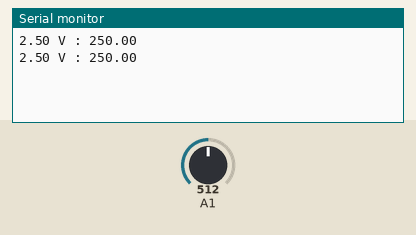
The sketch below on a simulated Arduino Uno, built with avr-gcc and run on an emulated ATmega328P. Parts: the last lines printed to the serial monitor. The test bench sets the inputs (shaded band); at power-on: A1 = 512.

Above: at 1.8 s.
1.9 s: A1 set to 716
At 2.8 s:
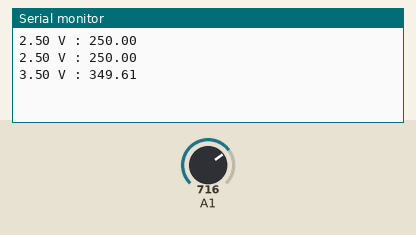
3.4 s: A1 set to 900
At 4.9 s:
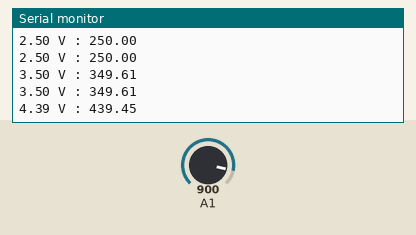
Timing chart, 0 to 6.4 s (numbered marks = the images above; inputs shaded):
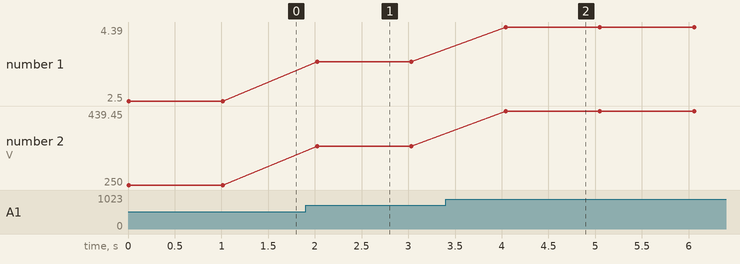

The sketch:

HW10_1.ino
```cpp
#include <SoftwareSerial.h>
SoftwareSerial mySerial(4, 5);

void setup() {
  mySerial.begin(9600);
  Serial.begin(9600);
}

void loop() {
  // put your main code here, to run repeatedly:
  int reading = analogRead(55);
  float voltage = reading * 5.0 / 1024.0;
  float temp = voltage * 100;

  mySerial.print(String(temp, 2) + '\n');

  Serial.print(voltage);
  Serial.print(" V : ");
  Serial.println(temp);
  delay(1000);
}
```

Measured:
- after the input at 1.9 s, the serial monitor: prints a new line after 0.13 s (image 1)
- after the input at 3.4 s, the serial monitor: prints a new line after 0.64 s (image 2)
- plotted number 1: 2.5 → 3.5 after the input at 1.9 s, 3.5 → 4.39 after the input at 3.4 s
- plotted number 2: 250 → 349.61 after the input at 1.9 s, 349.61 → 439.45 after the input at 3.4 s
